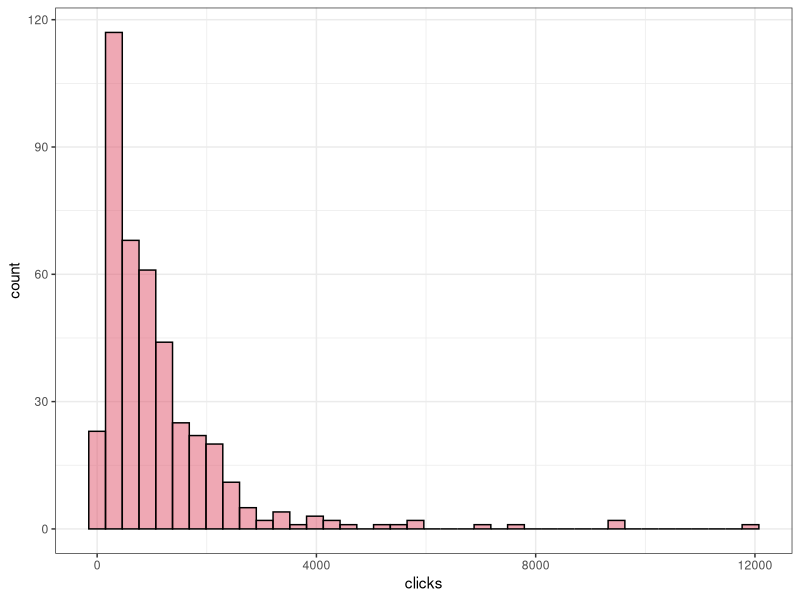

The R source for this figure:
require(dplyr)
require(readr)
require(ggplot2)
require(lubridate)

# import data
fb_data <-read_csv("data/freeCodeCamp-facebook-page-activity.csv") 

# some initial data manipulation
fb_data <- fb_data %>%
  filter(clicks < 75000) %>%
  mutate(reactions = as.numeric(reactions)) %>%
  filter(!is.na(reactions))

ggplot(fb_data, aes(clicks)) + 
  geom_histogram(bins = 40, alpha = 0.5, col = 1, fill = 2) + 
  theme_bw()
